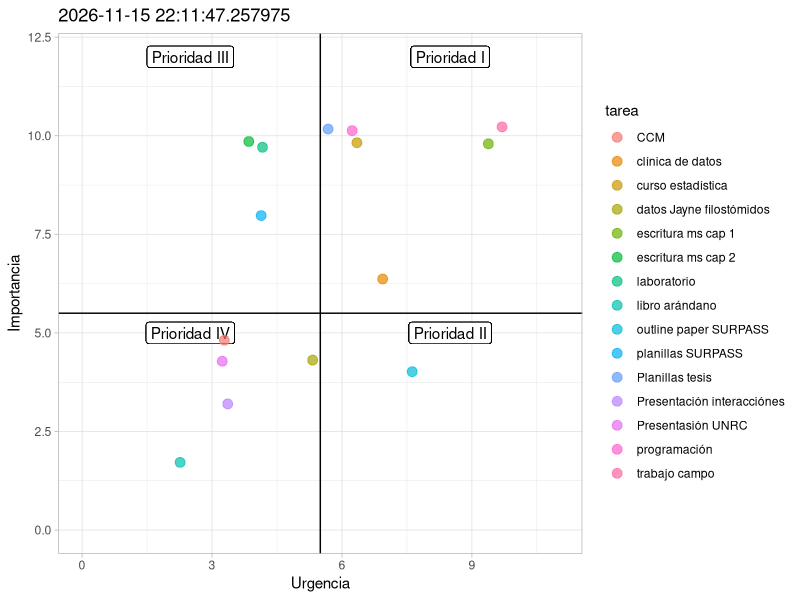

Reproduce this figure in R.
## ---- chunk 1
knitr::opts_chunk$set(echo = F, warning = F, message = F)
## ---- chunk 2

library(tibble)

# Escala de importancia va de 0 - 10

tareas <- tribble(
     ~ tarea, ~ importancia, ~ urgencia,
     "escritura ms cap 1", 10, 9,
     "trabajo campo", 10, 10,
     "planillas SURPASS", 8, 4,
     "clínica de datos", 6, 7,
     "curso estadística", 10, 6,
     "programación", 10, 6,
     "datos Jayne filostómidos", 4, 5,
     "laboratorio", 10, 4,
     "escritura ms cap 2", 10, 4,
     "Planillas tesis", 10, 6,
     "Presentasión UNRC", 4, 3,
     "CCM", 5, 3,
     "Presentación interacciónes", 3, 3,
     "outline paper SURPASS", 4, 8,
     "libro arándano", 2, 2
)

library(ggplot2)


ggplot(tareas, aes(urgencia, importancia)) +
     xlim(c(0, 11)) + ylim(c(0, 12)) +
        geom_vline(xintercept = mean(1:10)) +
        geom_hline(yintercept = mean(1:10)) +
        geom_label(x = mean(0:5.5), y = 12, label = "Prioridad III") +
        geom_label(x = mean(0:5.5), y = 5, label = "Prioridad IV") +
        geom_label(x = mean(5.5:12), y = 12, label = "Prioridad I") +
        geom_label(x = mean(5.5:12), y = 5, label = "Prioridad II") + 
        geom_jitter(aes(color = tarea), size = 3, alpha = 0.7) + 
        theme_light() +
        labs(x = "Urgencia", y = "Importancia") +
        ggtitle(label = paste(Sys.time()))
        
